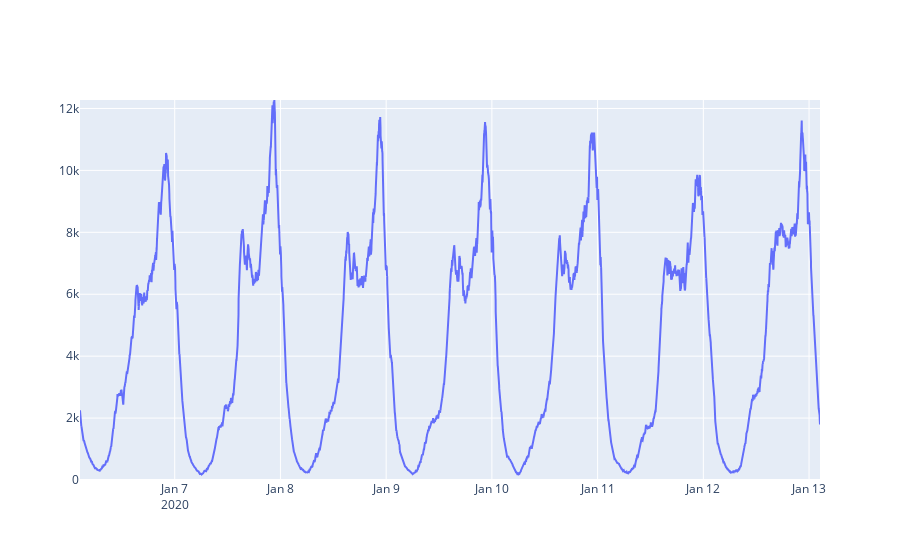

The code cell stored with this chart in its notebook:
### Code cell
#PLOTEAR EL DATAFRAME OBJETIVO
#audiencia media de todo el dataset disponible
dmin = ser.index.min()
dmax = ser.index.max()
amin = 0
amax = ser.values.max()

fig = go.Figure(data=go.Scatter(x=ser.index, y= ser.values), 
                layout={'xaxis':{'range':[dmin, dmax]},
                        'yaxis':{'range':[amin, amax]}})
fig.show()

### Figure 1 — Plotly figure (JSON) as saved in the notebook; plotly's stock layout.template omitted (floating-point values rounded to 4 significant figures; data arrays with more than 128 entries replaced by an {"elided": "..."} marker saying what was removed)
{"data": [{"type": "scatter", "x": {"elided": "10080 str values"}, "y": {"elided": "10080 float values"}}], "layout": {"xaxis": {"range": ["2020-01-06T02:30:00", "2020-01-13T02:29:00"]}, "yaxis": {"range": [0, 12270.0]}}}
